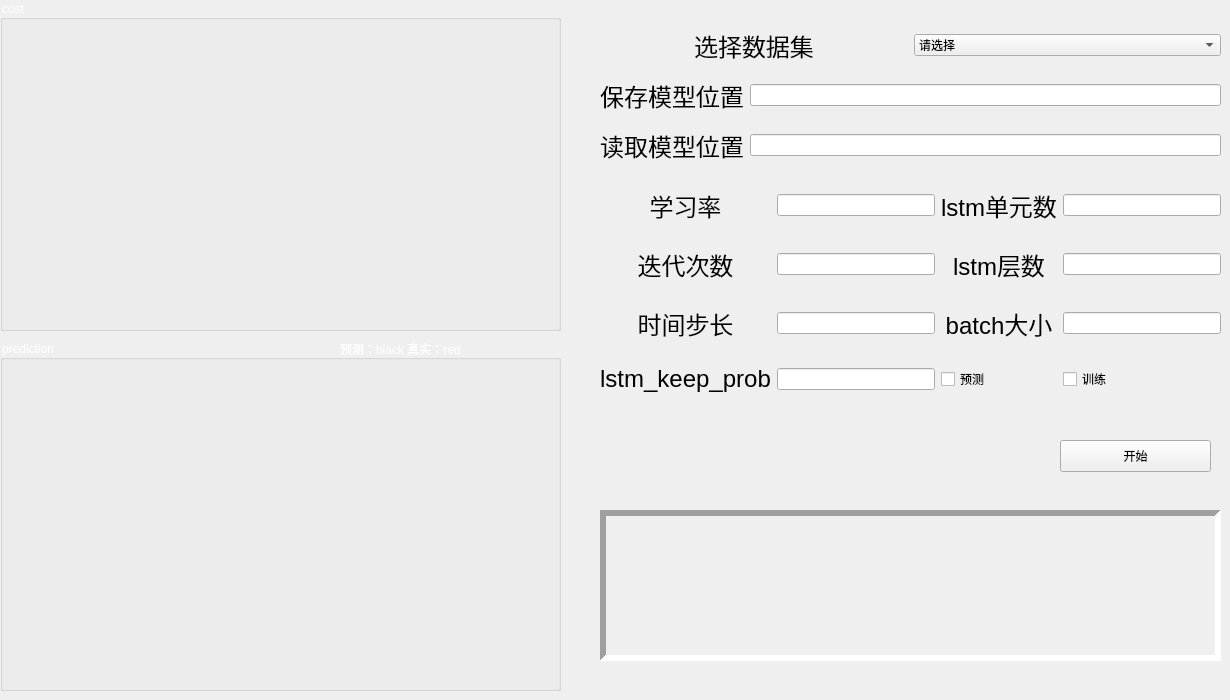
    <widget class="QWidget" name="tab_2">
     <attribute name="title">
      <string>LSTM神经网络模型</string>
     </attribute>
     <widget class="QWidget" name="horizontalLayoutWidget_11">
      <property name="geometry">
       <rect>
        <x>600</x>
        <y>70</y>
        <width>621</width>
        <height>51</height>
       </rect>
      </property>
      <layout class="QHBoxLayout" name="horizontalLayout_11">
       <property name="sizeConstraint">
        <enum>QLayout::SetNoConstraint</enum>
       </property>
       <item>
        <widget class="QLabel" name="label_save_3">
         <property name="font">
          <font>
           <pointsize>18</pointsize>
          </font>
         </property>
         <property name="frameShadow">
          <enum>QFrame::Raised</enum>
         </property>
         <property name="text">
          <string>保存模型位置</string>
         </property>
         <property name="textFormat">
          <enum>Qt::AutoText</enum>
         </property>
         <property name="alignment">
          <set>Qt::AlignCenter</set>
         </property>
         <property name="wordWrap">
          <bool>false</bool>
         </property>
         <property name="margin">
          <number>1</number>
         </property>
        </widget>
       </item>
       <item>
        <widget class="QLineEdit" name="lineEdit_save_3"/>
       </item>
      </layout>
     </widget>
     <widget class="QLabel" name="label_3">
      <property name="geometry">
       <rect>
        <x>600</x>
        <y>510</y>
        <width>621</width>
        <height>151</height>
       </rect>
      </property>
      <property name="font">
       <font>
        <pointsize>14</pointsize>
       </font>
      </property>
      <property name="styleSheet">
       <string notr="true"/>
      </property>
      <property name="frameShape">
       <enum>QFrame::Panel</enum>
      </property>
      <property name="frameShadow">
       <enum>QFrame::Sunken</enum>
      </property>
      <property name="lineWidth">
       <number>6</number>
      </property>
      <property name="text">
       <string/>
      </property>
      <property name="alignment">
       <set>Qt::AlignLeading|Qt::AlignLeft|Qt::AlignTop</set>
      </property>
      <property name="wordWrap">
       <bool>false</bool>
      </property>
      <property name="margin">
       <number>2</number>
      </property>
      <property name="indent">
       <number>-1</number>
      </property>
     </widget>
     <widget class="QWidget" name="horizontalLayoutWidget_12">
      <property name="geometry">
       <rect>
        <x>600</x>
        <y>20</y>
        <width>621</width>
        <height>51</height>
       </rect>
      </property>
      <layout class="QHBoxLayout" name="horizontalLayout_12">
       <property name="sizeConstraint">
        <enum>QLayout::SetNoConstraint</enum>
       </property>
       <item>
        <widget class="QLabel" name="label_iter_5">
         <property name="font">
          <font>
           <pointsize>18</pointsize>
          </font>
         </property>
         <property name="frameShadow">
          <enum>QFrame::Raised</enum>
         </property>
         <property name="text">
          <string>选择数据集</string>
         </property>
         <property name="textFormat">
          <enum>Qt::AutoText</enum>
         </property>
         <property name="alignment">
          <set>Qt::AlignCenter</set>
         </property>
         <property name="wordWrap">
          <bool>false</bool>
         </property>
         <property name="margin">
          <number>1</number>
         </property>
        </widget>
       </item>
       <item>
        <widget class="QComboBox" name="comboBox_dataset_3">
         <item>
          <property name="text">
           <string>请选择</string>
          </property>
         </item>
         <item>
          <property name="text">
           <string>茅台</string>
          </property>
         </item>
         <item>
          <property name="text">
           <string>同花顺</string>
          </property>
         </item>
         <item>
          <property name="text">
           <string>万科</string>
          </property>
         </item>
         <item>
          <property name="text">
           <string>振业</string>
          </property>
         </item>
         <item>
          <property name="text">
           <string>原野</string>
          </property>
         </item>
         <item>
          <property name="text">
           <string>锦兴</string>
          </property>
         </item>
         <item>
          <property name="text">
           <string>金田</string>
          </property>
         </item>
         <item>
          <property name="text">
           <string>发展</string>
          </property>
         </item>
         <item>
          <property name="text">
           <string>达声</string>
          </property>
         </item>
         <item>
          <property name="text">
           <string>宝安</string>
          </property>
         </item>
         <item>
          <property name="text">
           <string>安达</string>
          </property>
         </item>
         <item>
          <property name="text">
           <string>恒邦股份</string>
          </property>
         </item>
         <item>
          <property name="text">
           <string>山东黄金</string>
          </property>
         </item>
        </widget>
       </item>
      </layout>
     </widget>
     <widget class="QWidget" name="horizontalLayoutWidget_13">
      <property name="geometry">
       <rect>
        <x>600</x>
        <y>120</y>
        <width>621</width>
        <height>51</height>
       </rect>
      </property>
      <layout class="QHBoxLayout" name="horizontalLayout_13">
       <property name="sizeConstraint">
        <enum>QLayout::SetNoConstraint</enum>
       </property>
       <item>
        <widget class="QLabel" name="label_restore_3">
         <property name="font">
          <font>
           <pointsize>18</pointsize>
          </font>
         </property>
         <property name="frameShadow">
          <enum>QFrame::Raised</enum>
         </property>
         <property name="text">
          <string>读取模型位置</string>
         </property>
         <property name="textFormat">
          <enum>Qt::AutoText</enum>
         </property>
         <property name="alignment">
          <set>Qt::AlignCenter</set>
         </property>
         <property name="wordWrap">
          <bool>false</bool>
         </property>
         <property name="margin">
          <number>1</number>
         </property>
        </widget>
       </item>
       <item>
        <widget class="QLineEdit" name="lineEdit_restore_3"/>
       </item>
      </layout>
     </widget>
     <widget class="QGroupBox" name="groupBox2_pred">
      <property name="geometry">
       <rect>
        <x>0</x>
        <y>340</y>
        <width>561</width>
        <height>351</height>
       </rect>
      </property>
      <property name="styleSheet">
       <string notr="true">QGroupBox{
color:white;
}</string>
      </property>
      <property name="title">
       <string>prediction</string>
      </property>
      <widget class="QLabel" name="label_cost">
       <property name="geometry">
        <rect>
         <x>340</x>
         <y>0</y>
         <width>221</width>
         <height>16</height>
        </rect>
       </property>
       <property name="styleSheet">
        <string notr="true">QLabel{
color:white;
}</string>
       </property>
       <property name="text">
        <string>&lt;html&gt;&lt;head/&gt;&lt;body&gt;&lt;p&gt;预测：black 真实：red&lt;/p&gt;&lt;/body&gt;&lt;/html&gt;</string>
       </property>
      </widget>
     </widget>
     <widget class="QWidget" name="gridLayoutWidget_3">
      <property name="geometry">
       <rect>
        <x>600</x>
        <y>170</y>
        <width>621</width>
        <height>241</height>
       </rect>
      </property>
      <layout class="QGridLayout" name="gridLayout_3">
       <item row="1" column="1">
        <widget class="QLineEdit" name="lineEdit_iter_3"/>
       </item>
       <item row="3" column="1">
        <widget class="QLineEdit" name="lineEdit_lstm_keepprob_3"/>
       </item>
       <item row="3" column="0">
        <widget class="QLabel" name="label_lstm_keepprob_3">
         <property name="font">
          <font>
           <pointsize>18</pointsize>
          </font>
         </property>
         <property name="toolTip">
          <string>&lt;html&gt;&lt;head/&gt;&lt;body&gt;&lt;p&gt;lstm层的dropout参数&lt;/p&gt;&lt;/body&gt;&lt;/html&gt;</string>
         </property>
         <property name="frameShadow">
          <enum>QFrame::Raised</enum>
         </property>
         <property name="text">
          <string>lstm_keep_prob</string>
         </property>
         <property name="textFormat">
          <enum>Qt::AutoText</enum>
         </property>
         <property name="alignment">
          <set>Qt::AlignCenter</set>
         </property>
         <property name="wordWrap">
          <bool>false</bool>
         </property>
         <property name="margin">
          <number>1</number>
         </property>
        </widget>
       </item>
       <item row="3" column="3">
        <widget class="QCheckBox" name="checkBox_train_3">
         <property name="text">
          <string>训练</string>
         </property>
        </widget>
       </item>
       <item row="3" column="2">
        <widget class="QCheckBox" name="checkBox_predict_3">
         <property name="text">
          <string>预测</string>
         </property>
        </widget>
       </item>
       <item row="0" column="2">
        <widget class="QLabel" name="label_lstm_cell_3">
         <property name="enabled">
          <bool>true</bool>
         </property>
         <property name="font">
          <font>
           <pointsize>18</pointsize>
          </font>
         </property>
         <property name="frameShadow">
          <enum>QFrame::Raised</enum>
         </property>
         <property name="text">
          <string>lstm单元数</string>
         </property>
         <property name="textFormat">
          <enum>Qt::AutoText</enum>
         </property>
         <property name="alignment">
          <set>Qt::AlignCenter</set>
         </property>
         <property name="wordWrap">
          <bool>false</bool>
         </property>
         <property name="margin">
          <number>1</number>
         </property>
        </widget>
       </item>
       <item row="2" column="2">
        <widget class="QLabel" name="label_batchsize_3">
         <property name="font">
          <font>
           <pointsize>18</pointsize>
          </font>
         </property>
         <property name="frameShadow">
          <enum>QFrame::Raised</enum>
         </property>
         <property name="text">
          <string>batch大小</string>
         </property>
         <property name="textFormat">
          <enum>Qt::AutoText</enum>
         </property>
         <property name="alignment">
          <set>Qt::AlignCenter</set>
         </property>
         <property name="wordWrap">
          <bool>false</bool>
         </property>
         <property name="margin">
          <number>1</number>
         </property>
        </widget>
       </item>
       <item row="1" column="2">
        <widget class="QLabel" name="label_lstm_layer_3">
         <property name="enabled">
          <bool>true</bool>
         </property>
         <property name="font">
          <font>
           <pointsize>18</pointsize>
          </font>
         </property>
         <property name="frameShadow">
          <enum>QFrame::Raised</enum>
         </property>
         <property name="text">
          <string>lstm层数</string>
         </property>
         <property name="textFormat">
          <enum>Qt::AutoText</enum>
         </property>
         <property name="alignment">
          <set>Qt::AlignCenter</set>
         </property>
         <property name="wordWrap">
          <bool>false</bool>
         </property>
         <property name="margin">
          <number>1</number>
         </property>
        </widget>
       </item>
       <item row="2" column="3">
        <widget class="QLineEdit" name="lineEdit_batchsize_3"/>
       </item>
       <item row="2" column="1">
        <widget class="QLineEdit" name="lineEdit_timestep_3"/>
       </item>
       <item row="0" column="1">
        <widget class="QLineEdit" name="lineEdit_lr_3"/>
       </item>
       <item row="0" column="3">
        <widget class="QLineEdit" name="lineEdit_lstm_cell_3"/>
       </item>
       <item row="0" column="0">
        <widget class="QLabel" name="label_lr_3">
         <property name="enabled">
          <bool>true</bool>
         </property>
         <property name="font">
          <font>
           <pointsize>18</pointsize>
          </font>
         </property>
         <property name="frameShadow">
          <enum>QFrame::Raised</enum>
         </property>
         <property name="text">
          <string>学习率</string>
         </property>
         <property name="textFormat">
          <enum>Qt::AutoText</enum>
         </property>
         <property name="alignment">
          <set>Qt::AlignCenter</set>
         </property>
         <property name="wordWrap">
          <bool>false</bool>
         </property>
         <property name="margin">
          <number>1</number>
         </property>
        </widget>
       </item>
       <item row="1" column="0">
        <widget class="QLabel" name="label_iter_6">
         <property name="font">
          <font>
           <pointsize>18</pointsize>
          </font>
         </property>
         <property name="frameShadow">
          <enum>QFrame::Raised</enum>
         </property>
         <property name="text">
          <string>迭代次数</string>
         </property>
         <property name="textFormat">
          <enum>Qt::AutoText</enum>
         </property>
         <property name="alignment">
          <set>Qt::AlignCenter</set>
         </property>
         <property name="wordWrap">
          <bool>false</bool>
         </property>
         <property name="margin">
          <number>1</number>
         </property>
        </widget>
       </item>
       <item row="1" column="3">
        <widget class="QLineEdit" name="lineEdit_lstm_layer_3"/>
       </item>
       <item row="2" column="0">
        <widget class="QLabel" name="label_timestep_3">
         <property name="font">
          <font>
           <pointsize>18</pointsize>
          </font>
         </property>
         <property name="frameShadow">
          <enum>QFrame::Raised</enum>
         </property>
         <property name="text">
          <string>时间步长</string>
         </property>
         <property name="textFormat">
          <enum>Qt::AutoText</enum>
         </property>
         <property name="alignment">
          <set>Qt::AlignCenter</set>
         </property>
         <property name="wordWrap">
          <bool>false</bool>
         </property>
         <property name="margin">
          <number>1</number>
         </property>
        </widget>
       </item>
      </layout>
     </widget>
     <widget class="QGroupBox" name="groupBox2_cost">
      <property name="geometry">
       <rect>
        <x>0</x>
        <y>0</y>
        <width>561</width>
        <height>331</height>
       </rect>
      </property>
      <property name="styleSheet">
       <string notr="true">QGroupBox{
color:white;
}</string>
      </property>
      <property name="title">
       <string>cost</string>
      </property>
     </widget>
     <widget class="QPushButton" name="pushButton_3">
      <property name="geometry">
       <rect>
        <x>1060</x>
        <y>440</y>
        <width>151</width>
        <height>32</height>
       </rect>
      </property>
      <property name="text">
       <string>开始</string>
      </property>
     </widget>
    </widget>
